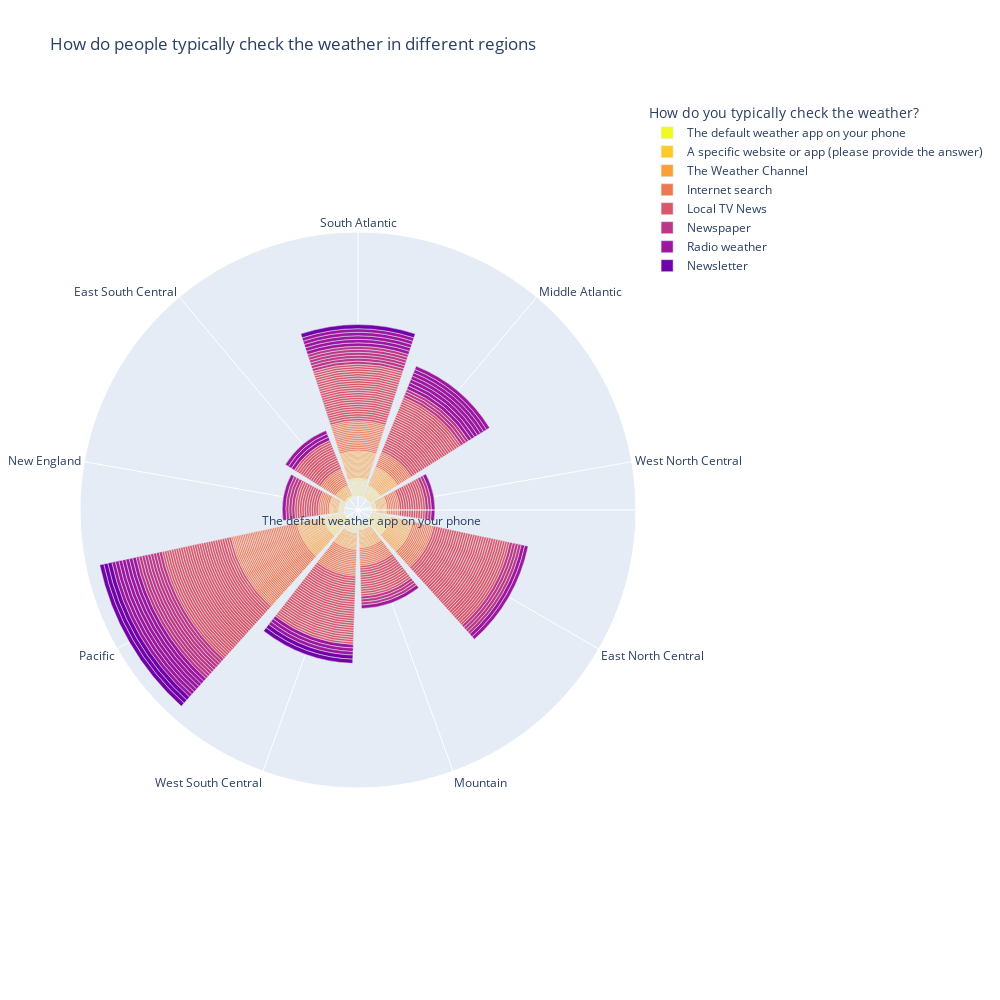

Notebook code for this chart:
### Code cell
# ?

filtered1= filtered[filtered["US Region"]!="-"]

fig = px.bar_polar(filtered1, 
                   theta="US Region",r="How do you typically check the weather?",
                   color="How do you typically check the weather?",
                   color_discrete_sequence= px.colors.sequential.Plasma_r,
                   title="How do people typically check the weather in different regions",width=1000, height=1000
                  )
fig.show()
fig.write_html("D:\\Mini_Projects\\DataViz\\hw2gr4.html")

### Figure 1 — Plotly figure (JSON) as saved in the notebook; plotly's stock layout.template omitted (floating-point values rounded to 4 significant figures; data arrays with more than 128 entries replaced by an {"elided": "..."} marker saying what was removed)
{"data": [{"hovertemplate": "How do you typically check the weather?=%{r}<br>US Region=%{theta}<extra></extra>", "legendgroup": "The default weather app on your phone", "marker": {"color": "#f0f921"}, "name": "The default weather app on your phone", "r": {"elided": "209 str values"}, "showlegend": true, "subplot": "polar", "theta": {"elided": "209 str values"}, "type": "barpolar"}, {"hovertemplate": "How do you typically check the weather?=%{r}<br>US Region=%{theta}<extra></extra>", "legendgroup": "A specific website or app (please provide the answer)", "marker": {"color": "#fdca26"}, "name": "A specific website or app (please provide the answer)", "r": {"elided": "173 str values"}, "showlegend": true, "subplot": "polar", "theta": {"elided": "173 str values"}, "type": "barpolar"}, {"hovertemplate": "How do you typically check the weather?=%{r}<br>US Region=%{theta}<extra></extra>", "legendgroup": "The Weather Channel", "marker": {"color": "#fb9f3a"}, "name": "The Weather Channel", "r": {"elided": "137 str values"}, "showlegend": true, "subplot": "polar", "theta": {"elided": "137 str values"}, "type": "barpolar"}, {"hovertemplate": "How do you typically check the weather?=%{r}<br>US Region=%{theta}<extra></extra>", "legendgroup": "Internet search", "marker": {"color": "#ed7953"}, "name": "Internet search", "r": ["Internet search", "Internet search", "Internet search", "Internet search", "Internet search", "Internet search", "Internet search", "Internet search", "Internet search", "Internet search", "Internet search", "Internet search", "Internet search", "Internet search", "Internet search", "Internet search", "Internet search", "Internet search", "Internet search", "Internet search", "Internet search", "Internet search", "Internet search", "Internet search", "Internet search", "Internet search", "Internet search", "Internet search", "Internet search", "Internet search", "Internet search", "Internet search", "Internet search", "Internet search", "Internet search", "Internet search", "Internet search", "Internet search", "Internet search", "Internet search", "Internet search", "Internet search", "Internet search", "Internet search", "Internet search", "Internet search", "Internet search", "Internet search", "Internet search", "Internet search", "Internet search", "Internet search", "Internet search", "Internet search", "Internet search", "Internet search", "Internet search", "Internet search", "Internet search", "Internet search", "Internet search", "Internet search", "Internet search", "Internet search", "Internet search", "Internet search", "Internet search", "Internet search", "Internet search", "Internet search", "Internet search", "Internet search", "Internet search", "Internet search", "Internet search", "Internet search", "Internet search", "Internet search", "Internet search", "Internet search", "Internet search", "Internet search", "Internet search", "Internet search", "Internet search", "Internet search", "Internet search", "Internet search", "Internet search", "Internet search", "Internet search", "Internet search", "Internet search", "Internet search", "Internet search", "Internet search", "Internet search", "Internet search", "Internet search", "Internet search", "Internet search", "Internet search", "Internet search", "Internet search", "Internet search", "Internet search", "Internet search", "Internet search", "Internet search", "Internet search", "Internet search", "Internet search", "Internet search", "Internet search", "Internet search", "Internet search", "Internet search", "Internet search", "Internet search", "Internet search", "Internet search", "Internet search", "Internet search", "Internet search"], "showlegend": true, "subplot": "polar", "theta": ["Pacific", "Middle Atlantic", "East South Central", "Pacific", "South Atlantic", "Pacific", "South Atlantic", "West South Central", "East North Central", "West North Central", "East North Central", "Pacific", "Pacific", "New England", "Mountain", "West South Central", "Pacific", "Mountain", "South Atlantic", "South Atlantic", "South Atlantic", "Pacific", "West North Central", "Pacific", "Pacific", "West South Central", "Pacific", "East South Central", "New England", "West South Central", "East North Central", "Middle Atlantic", "East North Central", "West South Central", "Middle Atlantic", "Pacific", "South Atlantic", "East North Central", "West North Central", "Pacific", "Pacific", "Pacific", "Pacific", "Pacific", "East North Central", "South Atlantic", "South Atlantic", "South Atlantic", "South Atlantic", "Pacific", "West South Central", "Middle Atlantic", "East North Central", "Pacific", "East South Central", "East South Central", "Pacific", "East North Central", "Mountain", "Pacific", "West North Central", "West South Central", "East South Central", "West South Central", "Pacific", "South Atlantic", "Pacific", "Pacific", "South Atlantic", "Mountain", "West North Central", "Mountain", "East North Central", "Pacific", "Pacific", "Pacific", "Mountain", "Pacific", "Middle Atlantic", "Pacific", "East South Central", "Pacific", "South Atlantic", "New England", "Middle Atlantic", "West South Central", "Pacific", "Pacific", "Middle Atlantic", "East South Central", "East North Central", "Pacific", "West South Central", "Mountain", "South Atlantic", "Middle Atlantic", "East South Central", "Pacific", "West South Central", "Middle Atlantic", "New England", "East North Central", "Mountain", "West North Central", "Pacific", "Mountain", "South Atlantic", "Pacific", "South Atlantic", "West South Central", "West South Central", "East North Central", "West South Central", "New England", "New England", "Pacific", "Pacific", "Mountain", "Pacific", "East South Central", "East South Central", "West North Central", "South Atlantic", "West South Central"], "type": "barpolar"}, {"hovertemplate": "How do you typically check the weather?=%{r}<br>US Region=%{theta}<extra></extra>", "legendgroup": "Local TV News", "marker": {"color": "#d8576b"}, "name": "Local TV News", "r": {"elided": "188 str values"}, "showlegend": true, "subplot": "polar", "theta": {"elided": "188 str values"}, "type": "barpolar"}, {"hovertemplate": "How do you typically check the weather?=%{r}<br>US Region=%{theta}<extra></extra>", "legendgroup": "Newspaper", "marker": {"color": "#bd3786"}, "name": "Newspaper", "r": ["Newspaper", "Newspaper", "Newspaper", "Newspaper", "Newspaper", "Newspaper", "Newspaper", "Newspaper", "Newspaper", "Newspaper", "Newspaper", "Newspaper", "Newspaper", "Newspaper", "Newspaper", "Newspaper", "Newspaper", "Newspaper", "Newspaper", "Newspaper", "Newspaper", "Newspaper", "Newspaper", "Newspaper", "Newspaper", "Newspaper", "Newspaper", "Newspaper", "Newspaper", "Newspaper"], "showlegend": true, "subplot": "polar", "theta": ["West North Central", "South Atlantic", "South Atlantic", "Middle Atlantic", "Pacific", "Pacific", "Pacific", "Middle Atlantic", "Pacific", "New England", "South Atlantic", "Mountain", "East North Central", "Middle Atlantic", "New England", "East North Central", "Pacific", "Mountain", "Pacific", "Pacific", "Pacific", "South Atlantic", "East North Central", "East North Central", "Pacific", "South Atlantic", "New England", "West North Central", "South Atlantic", "Mountain"], "type": "barpolar"}, {"hovertemplate": "How do you typically check the weather?=%{r}<br>US Region=%{theta}<extra></extra>", "legendgroup": "Radio weather", "marker": {"color": "#9c179e"}, "name": "Radio weather", "r": ["Radio weather", "Radio weather", "Radio weather", "Radio weather", "Radio weather", "Radio weather", "Radio weather", "Radio weather", "Radio weather", "Radio weather", "Radio weather", "Radio weather", "Radio weather", "Radio weather", "Radio weather", "Radio weather", "Radio weather", "Radio weather", "Radio weather", "Radio weather", "Radio weather", "Radio weather", "Radio weather", "Radio weather", "Radio weather", "Radio weather", "Radio weather", "Radio weather", "Radio weather", "Radio weather"], "showlegend": true, "subplot": "polar", "theta": ["Middle Atlantic", "Middle Atlantic", "South Atlantic", "East South Central", "Pacific", "Pacific", "Middle Atlantic", "South Atlantic", "West North Central", "Middle Atlantic", "Pacific", "Middle Atlantic", "South Atlantic", "South Atlantic", "Pacific", "East South Central", "Middle Atlantic", "Pacific", "West South Central", "Middle Atlantic", "Pacific", "West South Central", "Pacific", "East South Central", "South Atlantic", "New England", "East North Central", "Mountain", "West South Central", "East North Central"], "type": "barpolar"}, {"hovertemplate": "How do you typically check the weather?=%{r}<br>US Region=%{theta}<extra></extra>", "legendgroup": "Newsletter", "marker": {"color": "#7201a8"}, "name": "Newsletter", "r": ["Newsletter", "Newsletter", "Newsletter", "Newsletter", "Newsletter", "Newsletter"], "showlegend": true, "subplot": "polar", "theta": ["Pacific", "West South Central", "Pacific", "South Atlantic", "West South Central", "Pacific"], "type": "barpolar"}], "layout": {"barmode": "relative", "height": 1000, "legend": {"title": {"text": "How do you typically check the weather?"}, "tracegroupgap": 0}, "polar": {"angularaxis": {"direction": "clockwise", "rotation": 90}, "domain": {"x": [0, 1], "y": [0, 1]}, "radialaxis": {"categoryarray": ["The default weather app on your phone", "A specific website or app (please provide the answer)", "The Weather Channel", "Internet search", "Local TV News", "Newspaper", "Radio weather", "Newsletter"], "categoryorder": "array"}}, "title": {"text": "How do people typically check the weather in different regions"}, "width": 1000}}
